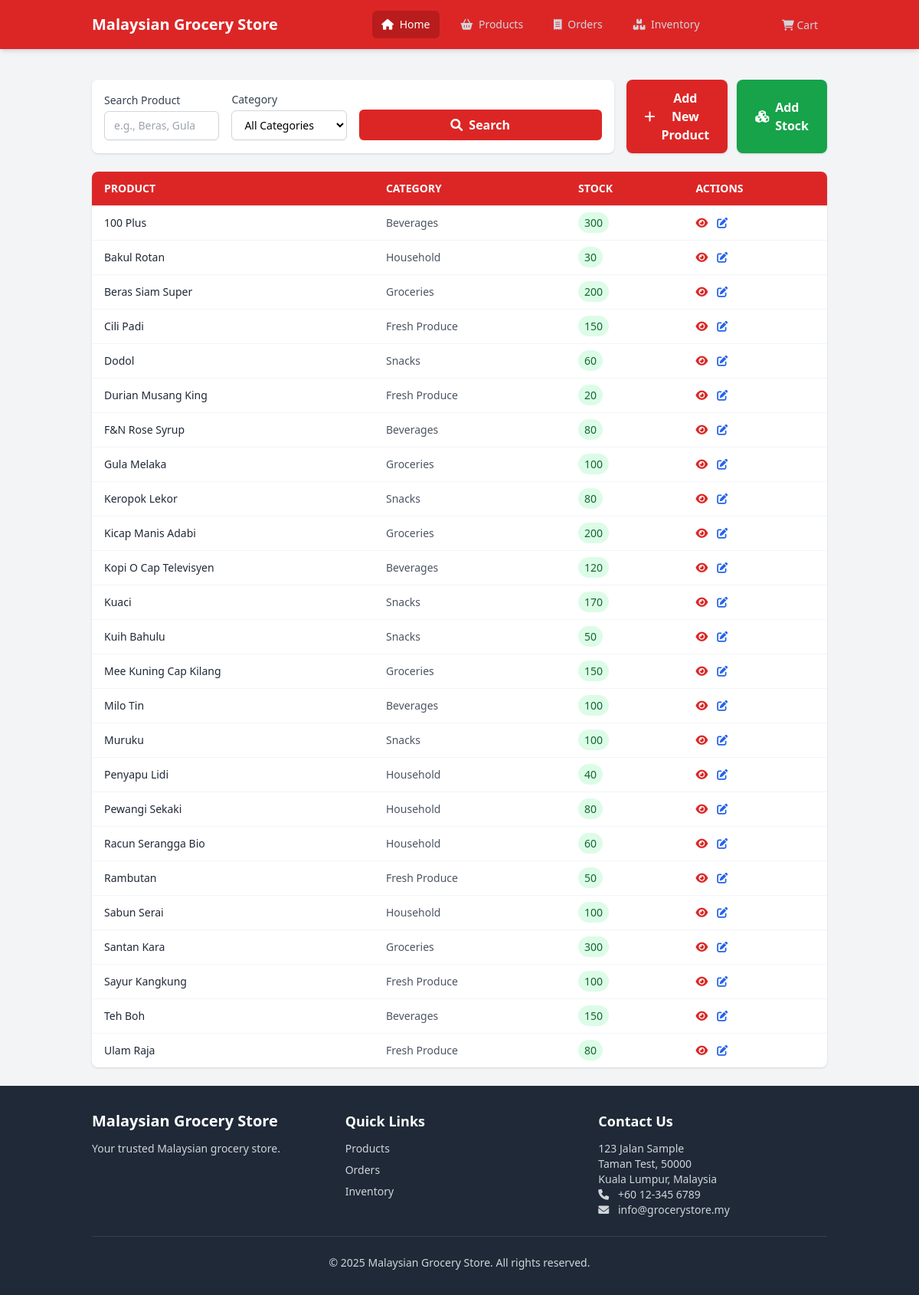
Before: /modules/inventory/index.php with the older database file.
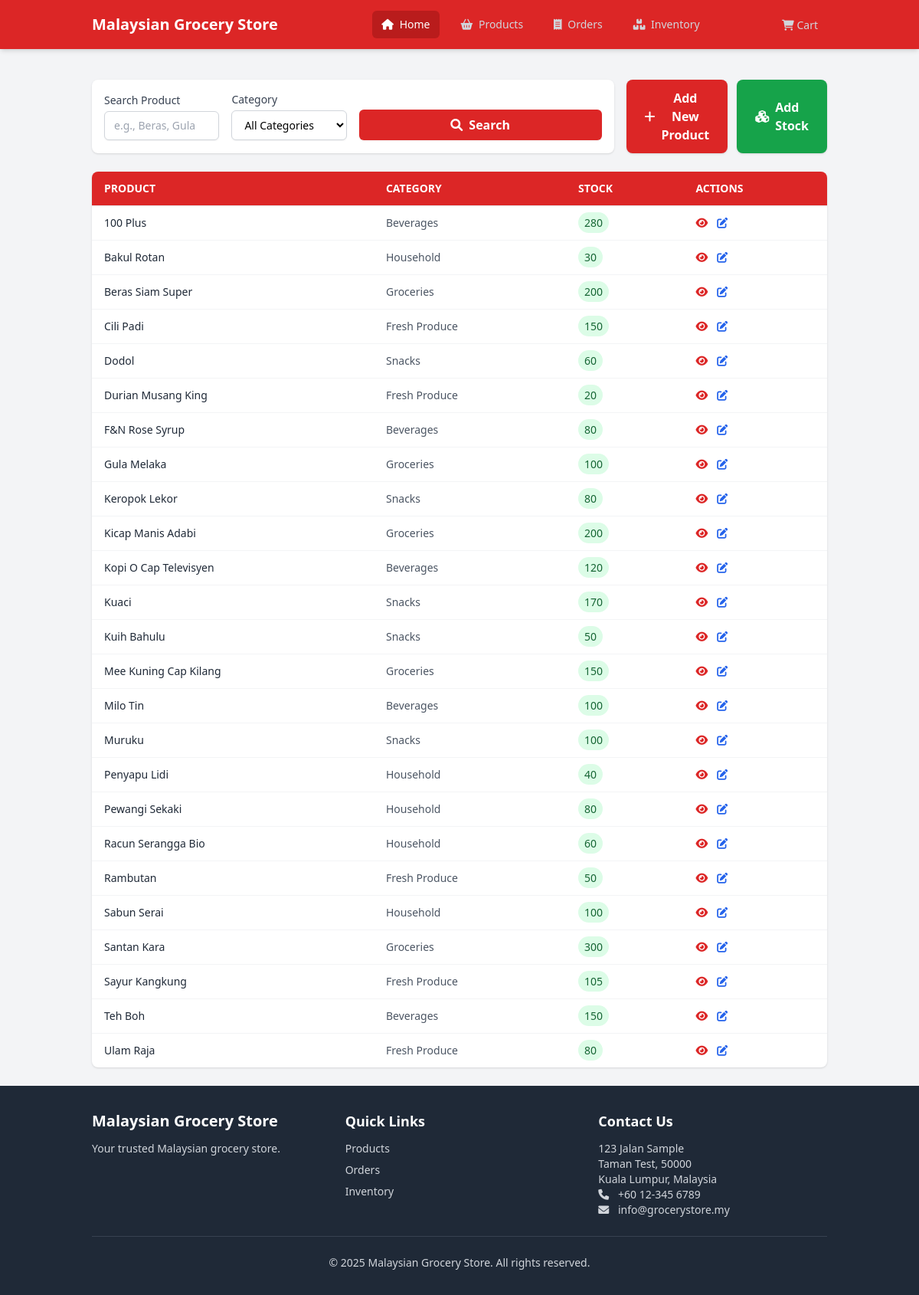
After: the same page with the newer database file.
### tables this page shows
CREATE TABLE products (
    id INTEGER PRIMARY KEY AUTOINCREMENT,
    category_id INTEGER,
    name TEXT NOT NULL,
    description TEXT,
    price DECIMAL(10,2) NOT NULL,
    stock_quantity INTEGER NOT NULL DEFAULT 0,
    image_url TEXT,
    created_at DATETIME DEFAULT CURRENT_TIMESTAMP,
    updated_at DATETIME DEFAULT CURRENT_TIMESTAMP,
    deleted_at DATETIME,
    FOREIGN KEY (category_id) REFERENCES categories(id)
);

CREATE TABLE categories (
    id INTEGER PRIMARY KEY AUTOINCREMENT,
    name TEXT NOT NULL,
    description TEXT,
    created_at DATETIME DEFAULT CURRENT_TIMESTAMP,
    updated_at DATETIME DEFAULT CURRENT_TIMESTAMP,
    deleted_at DATETIME
);

### modules/inventory/functions.php (called while the page is built, shortened)
<?php
function getInventoryItems($category_id = null, $search = null) {
    $db = initializeDatabase();
    $sql = "SELECT p.*, c.name as category_name
            FROM products p
            JOIN categories c ON p.category_id = c.id
            WHERE p.deleted_at IS NULL";
    $params = [];
    $sql .= " ORDER BY p.name ASC";
    $stmt = $db->prepare($sql);
    $result = $stmt->execute();
    $items = [];
    while ($row = $result->fetchArray(SQLITE3_ASSOC)) {
        $items[] = $row;
    }
    return $items;
}

### modules/inventory/templates/list.php (the view, shortened to what this page needs)
<?php
$category_id = $_GET['category'] ?? null;
$search = $_GET['search'] ?? null;
$inventory_items = getInventoryItems($category_id, $search);
?>
<div class="inventory-container py-6">
    <div class="flex flex-col md:flex-row justify-between gap-4 mb-6">
        <div class="flex-grow p-4 bg-white rounded-lg shadow">
            <form method="GET" action="index.php" class="grid grid-cols-1 md:grid-cols-4 gap-4 items-end">
                <div>
                    <label for="search" class="block text-sm font-medium text-gray-700">Search Product</label>
                    <input type="text" name="search" id="search"
                           value="<?= htmlspecialchars($search ?? '') ?>"
                           placeholder="e.g., Beras, Gula"
                           class="mt-1 block w-full px-3 py-2 border border-gray-300 rounded-md shadow-sm focus:outline-none focus:ring-theme-red focus:border-theme-red sm:text-sm">
                </div>
                <div>
                    <label for="category" class="block text-sm font-medium text-gray-700">Category</label>
                    <select name="category" id="category"
                            class="mt-1 block w-full px-3 py-2 border border-gray-300 bg-white rounded-md shadow-sm focus:outline-none focus:ring-theme-red focus:border-theme-red sm:text-sm">
                        <option value="">All Categories</option>
                    </select>
                </div>
                <div class="flex gap-4 md:col-span-2">
                    <button type="submit"
                            class="w-full bg-theme-red hover:bg-theme-red-dark text-white font-semibold py-2 px-4 rounded-md shadow-sm focus:outline-none focus:ring-2 focus:ring-offset-2 focus:ring-theme-red">
                        <i class="fas fa-search mr-2"></i>Search
                    </button>
                </div>
            </form>
        </div>
                <div class="flex flex-col md:flex-row gap-3 h-fit self-end">
                    <button onclick="toggleProductForm()"
                        class="bg-theme-red hover:bg-red-700 text-white font-semibold px-6 py-3 rounded-lg shadow transition-all inline-flex items-center">
                        <i class="fas fa-plus mr-2"></i>Add New Product
                     </button>
                <a href="index.php?module=inventory&action=add"
                    class="bg-green-600 hover:bg-green-700 text-white font-semibold px-6 py-3 rounded-lg shadow transition-all inline-flex items-center">
                        <i class="fas fa-cubes mr-2"></i>Add Stock
                </a>
                </div>
    </div>
    <div class="bg-white rounded-lg shadow overflow-x-auto">
        <table class="min-w-full divide-y divide-gray-200">
            <thead class="bg-theme-red text-white">
                <tr>
                    <th class="px-4 py-3 text-left text-sm font-semibold uppercase">Product</th>
                    <th class="px-4 py-3 text-left text-sm font-semibold uppercase">Category</th>
                    <th class="px-4 py-3 text-left text-sm font-semibold uppercase">Stock</th>
                    <th class="px-4 py-3 text-left text-sm font-semibold uppercase">Actions</th>
                </tr>
            </thead>
            <tbody class="divide-y divide-gray-100">
                <?php if (empty($inventory_items)): ?>
                    <tr>
                        <td colspan="4" class="text-center text-gray-500 py-6">No inventory items found.</td>
                    </tr>
                <?php else: ?>
                    <?php foreach ($inventory_items as $item): ?>
                        <tr class="hover:bg-gray-50">
                            <td class="px-4 py-3 text-sm text-gray-800 font-medium"><?= htmlspecialchars($item['name']) ?></td>
                            <td class="px-4 py-3 text-sm text-gray-600"><?= htmlspecialchars($item['category_name']) ?></td>
                            <td class="px-4 py-3 text-sm text-gray-800">
                                <span class="px-2 py-1 rounded-full <?= $item['stock_quantity'] > 0 ? 'bg-green-100 text-green-800' : 'bg-red-100 text-red-800' ?>">
                                    <?= $item['stock_quantity'] ?>
                                </span>
                            </td>
                            <td class="px-4 py-3 text-sm">
                                <div class="flex gap-3">
                                    <a href="index.php?module=inventory&action=view&id=<?= $item['id'] ?>"
                                       class="text-theme-red hover:text-red-700">
                                        <i class="fas fa-eye"></i>
                                    </a>
                                    <a href="index.php?module=inventory&action=edit&id=<?= $item['id'] ?>"
                                       class="text-blue-600 hover:text-blue-700">
                                        <i class="fas fa-edit"></i>
                                    </a>
                                </div>
                            </td>
                        </tr>
                    <?php endforeach; ?>
                <?php endif; ?>
            </tbody>
        </table>
    </div>
</div>

### templates/header.php (shortened to what this page needs)
<?php
$current_module = $_GET['module'] ?? 'home';
?>
<!DOCTYPE html>
<html lang="en">
<head>
    <script src="https://cdn.tailwindcss.com"></script>
    <link href="https://cdnjs.cloudflare.com/ajax/libs/font-awesome/6.0.0/css/all.min.css" rel="stylesheet">
    <link rel="stylesheet" href="assets/css/style.css">
</head>
<body class="bg-gray-100 flex flex-col min-h-screen">
    <nav class="bg-theme-red shadow-md sticky top-0 z-50">
        <div class="container mx-auto px-4 sm:px-6 lg:px-8">
            <div class="flex items-center justify-between h-16">
                <div class="flex items-center">
                    <a class="text-white font-bold text-xl" href="index.php"><?php echo APP_NAME; ?></a>
                </div>
                <div class="hidden md:block">
                    <div class="ml-10 flex items-baseline space-x-4">
                        <a class="text-gray-300 hover:bg-theme-red-dark hover:text-white px-3 py-2 rounded-md text-sm font-medium <?php echo $current_module === 'home' ? 'bg-theme-red-dark text-white' : ''; ?>"
                            href="index.php">
                            <i class="fas fa-home mr-1"></i> Home
                        </a>
                        <a class="text-gray-300 hover:bg-theme-red-dark hover:text-white px-3 py-2 rounded-md text-sm font-medium <?php echo $current_module === 'products' ? 'bg-theme-red-dark text-white' : ''; ?>"
                            href="index.php?module=products">
                            <i class="fas fa-shopping-basket mr-1"></i> Products
                        </a>
                        <a class="text-gray-300 hover:bg-theme-red-dark hover:text-white px-3 py-2 rounded-md text-sm font-medium <?php echo $current_module === 'orders' ? 'bg-theme-red-dark text-white' : ''; ?>"
                            href="index.php?module=orders">
                            <i class="fas fa-receipt mr-1"></i> Orders
                        </a>
                        <a class="text-gray-300 hover:bg-theme-red-dark hover:text-white px-3 py-2 rounded-md text-sm font-medium <?php echo $current_module === 'inventory' ? 'bg-theme-red-dark text-white' : ''; ?>"
                            href="index.php?module=inventory">
                            <i class="fas fa-boxes mr-1"></i> Inventory
                        </a>
                    </div>
                </div>
                <div class="hidden md:block">
                    <a href="index.php?module=orders&action=view_cart"
                        class="text-gray-300 hover:bg-theme-red-dark hover:text-white px-3 py-2 rounded-md text-sm font-medium relative">
                        <i class="fas fa-shopping-cart"></i> Cart
                    </a>
                </div>
            </div>
        </div>
    </nav>
    <div class="container mx-auto px-4 sm:px-6 lg:px-8 mt-4 flex-grow">

### modules/inventory/index.php (shortened to what this page needs)
<?php
require_once __DIR__ . '/../../includes/functions.php';
require_once __DIR__ . '/functions.php';
$action = $_GET['action'] ?? 'list';
require_once __DIR__ . '/../../templates/header.php';
switch ($action) {
    case 'list':
        require_once __DIR__ . '/templates/list.php';
        break;
}
require_once __DIR__ . '/../../templates/footer.php';

### templates/footer.php (shortened to what this page needs)
</div>
<footer class="bg-gray-800 text-gray-300 mt-auto py-8">
    <div class="container mx-auto px-4 sm:px-6 lg:px-8">
        <div class="grid grid-cols-1 md:grid-cols-3 gap-8">
            <div>
                <h5 class="text-xl font-semibold text-white mb-3"><?php echo APP_NAME; ?></h5>
                <p class="text-sm">Your trusted Malaysian grocery store.</p>
            </div>
            <div>
                <h5 class="text-lg font-semibold text-white mb-3">Quick Links</h5>
                <ul class="space-y-2 text-sm">
                    <li><a href="index.php?module=products" class="hover:text-white">Products</a></li>
                    <li><a href="index.php?module=orders" class="hover:text-white">Orders</a></li>
                    <li><a href="index.php?module=inventory" class="hover:text-white">Inventory</a></li>
                </ul>
            </div>
            <div>
                <h5 class="text-lg font-semibold text-white mb-3">Contact Us</h5>
                <address class="text-sm not-italic">
                    123 Jalan Sample<br>
                    Taman Test, 50000<br>
                    Kuala Lumpur, Malaysia<br>
                    <i class="fas fa-phone mr-2"></i> <span class="my-phone">+60 12-345 6789</span><br>
                    <i class="fas fa-envelope mr-2"></i> info@grocerystore.my
                </address>
            </div>
        </div>
        <hr class="border-gray-700 my-6">
        <div class="text-center text-sm">
            <p>&copy; <?php echo date('Y'); ?> <?php echo APP_NAME; ?>. All rights reserved.</p>
        </div>
    </div>
</footer>
</body>
</html>

### assets/css/style.css (style rules this page uses)
.my-phone { direction: ltr; unicode-bidi: bidi-override; }

Changed rows visible on the page:
changed products "100 Plus": stock_quantity "300" → "280"
changed products "Sayur Kangkung": stock_quantity "100" → "105"
